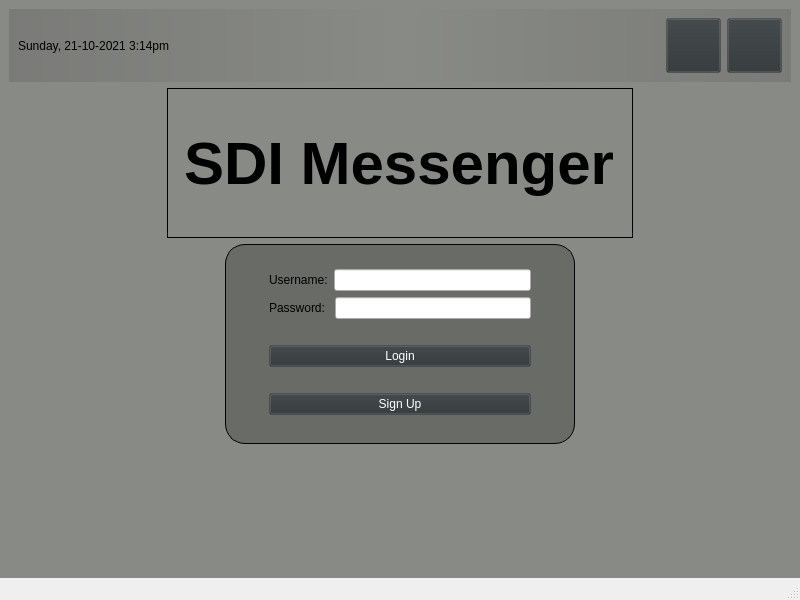
<?xml version="1.0" encoding="UTF-8"?>
<ui version="4.0">
 <class>MainWindow</class>
 <widget class="QMainWindow" name="MainWindow">
  <property name="geometry">
   <rect>
    <x>0</x>
    <y>0</y>
    <width>800</width>
    <height>600</height>
   </rect>
  </property>
  <property name="windowTitle">
   <string>MainWindow</string>
  </property>
  <property name="styleSheet">
   <string notr="true">#centralwidget { 
	background: rgb(136, 138, 133);
}
#topBar { background-color: qlineargradient(spread:reflect, x1:0.5, y1:0, x2:0, y2:0, stop:0 rgba(136, 138, 133, 100), stop:1 rgba(100, 100, 100, 100)); }

#Logo {
	border: 1px solid;
	text-transform: uppercase;
}

#signUpInWrapper {
	border: 1px solid;
	border-radius: 20px;
	background: rgba(85, 87, 83, 0.6);
}

.QPushButton {
	background:rgba(46, 52, 54, 0.2);
	color: white;
}
</string>
  </property>
  <widget class="QWidget" name="centralwidget">
   <layout class="QVBoxLayout" name="verticalLayout">
    <item>
     <widget class="QWidget" name="topBar" native="true">
      <layout class="QHBoxLayout" name="horizontalLayout_10">
       <item>
        <widget class="QLabel" name="label">
         <property name="text">
          <string>Sunday, 21-10-2021 3:14pm</string>
         </property>
        </widget>
       </item>
       <item>
        <spacer name="horizontalSpacer_6">
         <property name="orientation">
          <enum>Qt::Horizontal</enum>
         </property>
         <property name="sizeHint" stdset="0">
          <size>
           <width>40</width>
           <height>20</height>
          </size>
         </property>
        </spacer>
       </item>
       <item>
        <widget class="QPushButton" name="shutdownButton_2">
         <property name="sizePolicy">
          <sizepolicy hsizetype="Fixed" vsizetype="Fixed">
           <horstretch>0</horstretch>
           <verstretch>0</verstretch>
          </sizepolicy>
         </property>
         <property name="minimumSize">
          <size>
           <width>55</width>
           <height>55</height>
          </size>
         </property>
         <property name="text">
          <string/>
         </property>
         <property name="icon">
          <iconset>
           <normaloff>../Documents/icons/power.png</normaloff>../Documents/icons/power.png</iconset>
         </property>
         <property name="iconSize">
          <size>
           <width>35</width>
           <height>35</height>
          </size>
         </property>
        </widget>
       </item>
       <item>
        <widget class="QPushButton" name="restartButton_2">
         <property name="sizePolicy">
          <sizepolicy hsizetype="Fixed" vsizetype="Fixed">
           <horstretch>0</horstretch>
           <verstretch>0</verstretch>
          </sizepolicy>
         </property>
         <property name="minimumSize">
          <size>
           <width>55</width>
           <height>55</height>
          </size>
         </property>
         <property name="text">
          <string/>
         </property>
         <property name="icon">
          <iconset>
           <normaloff>../Documents/icons/restart.png</normaloff>../Documents/icons/restart.png</iconset>
         </property>
         <property name="iconSize">
          <size>
           <width>35</width>
           <height>35</height>
          </size>
         </property>
        </widget>
       </item>
      </layout>
     </widget>
    </item>
    <item>
     <layout class="QHBoxLayout" name="horizontalLayout_11">
      <property name="topMargin">
       <number>0</number>
      </property>
      <item>
       <widget class="QLabel" name="Logo">
        <property name="sizePolicy">
         <sizepolicy hsizetype="Fixed" vsizetype="Fixed">
          <horstretch>0</horstretch>
          <verstretch>0</verstretch>
         </sizepolicy>
        </property>
        <property name="minimumSize">
         <size>
          <width>300</width>
          <height>150</height>
         </size>
        </property>
        <property name="font">
         <font>
          <pointsize>45</pointsize>
          <weight>75</weight>
          <bold>true</bold>
         </font>
        </property>
        <property name="text">
         <string>SDI Messenger</string>
        </property>
       </widget>
      </item>
     </layout>
    </item>
    <item>
     <layout class="QHBoxLayout" name="horizontalLayout_12">
      <property name="topMargin">
       <number>0</number>
      </property>
      <item>
       <widget class="QWidget" name="signUpInWrapper" native="true">
        <property name="sizePolicy">
         <sizepolicy hsizetype="Fixed" vsizetype="Fixed">
          <horstretch>0</horstretch>
          <verstretch>0</verstretch>
         </sizepolicy>
        </property>
        <property name="minimumSize">
         <size>
          <width>350</width>
          <height>200</height>
         </size>
        </property>
        <layout class="QVBoxLayout" name="verticalLayout_5">
         <property name="topMargin">
          <number>10</number>
         </property>
         <item>
          <widget class="QWidget" name="SignInContainer" native="true">
           <property name="sizePolicy">
            <sizepolicy hsizetype="Minimum" vsizetype="Minimum">
             <horstretch>0</horstretch>
             <verstretch>0</verstretch>
            </sizepolicy>
           </property>
           <layout class="QVBoxLayout" name="verticalLayout_6">
            <property name="leftMargin">
             <number>35</number>
            </property>
            <property name="topMargin">
             <number>15</number>
            </property>
            <property name="rightMargin">
             <number>35</number>
            </property>
            <property name="bottomMargin">
             <number>0</number>
            </property>
            <item>
             <layout class="QHBoxLayout" name="horizontalLayout_13">
              <item>
               <widget class="QLabel" name="loginUsernameLabel">
                <property name="text">
                 <string>Username:</string>
                </property>
               </widget>
              </item>
              <item>
               <widget class="QLineEdit" name="loginUsernameInput"/>
              </item>
             </layout>
            </item>
            <item>
             <layout class="QHBoxLayout" name="horizontalLayout_14">
              <item>
               <widget class="QLabel" name="loginPasswordLabel">
                <property name="text">
                 <string>Password: </string>
                </property>
               </widget>
              </item>
              <item>
               <widget class="QLineEdit" name="loginPasswordInput"/>
              </item>
             </layout>
            </item>
            <item>
             <spacer name="verticalSpacer_4">
              <property name="orientation">
               <enum>Qt::Vertical</enum>
              </property>
              <property name="sizeHint" stdset="0">
               <size>
                <width>20</width>
                <height>20</height>
               </size>
              </property>
             </spacer>
            </item>
            <item>
             <widget class="QPushButton" name="loginButton">
              <property name="text">
               <string>Login</string>
              </property>
             </widget>
            </item>
            <item>
             <spacer name="verticalSpacer_2">
              <property name="orientation">
               <enum>Qt::Vertical</enum>
              </property>
              <property name="sizeHint" stdset="0">
               <size>
                <width>20</width>
                <height>10</height>
               </size>
              </property>
             </spacer>
            </item>
            <item>
             <widget class="QPushButton" name="signInButton">
              <property name="text">
               <string>Sign Up</string>
              </property>
             </widget>
            </item>
            <item>
             <spacer name="verticalSpacer_3">
              <property name="orientation">
               <enum>Qt::Vertical</enum>
              </property>
              <property name="sizeHint" stdset="0">
               <size>
                <width>20</width>
                <height>20</height>
               </size>
              </property>
             </spacer>
            </item>
           </layout>
          </widget>
         </item>
        </layout>
       </widget>
      </item>
     </layout>
    </item>
    <item>
     <spacer name="verticalSpacer">
      <property name="orientation">
       <enum>Qt::Vertical</enum>
      </property>
      <property name="sizeHint" stdset="0">
       <size>
        <width>20</width>
        <height>51</height>
       </size>
      </property>
     </spacer>
    </item>
   </layout>
  </widget>
  <widget class="QMenuBar" name="menubar">
   <property name="geometry">
    <rect>
     <x>0</x>
     <y>0</y>
     <width>800</width>
     <height>22</height>
    </rect>
   </property>
  </widget>
  <widget class="QStatusBar" name="statusbar"/>
 </widget>
 <resources/>
 <connections/>
</ui>
